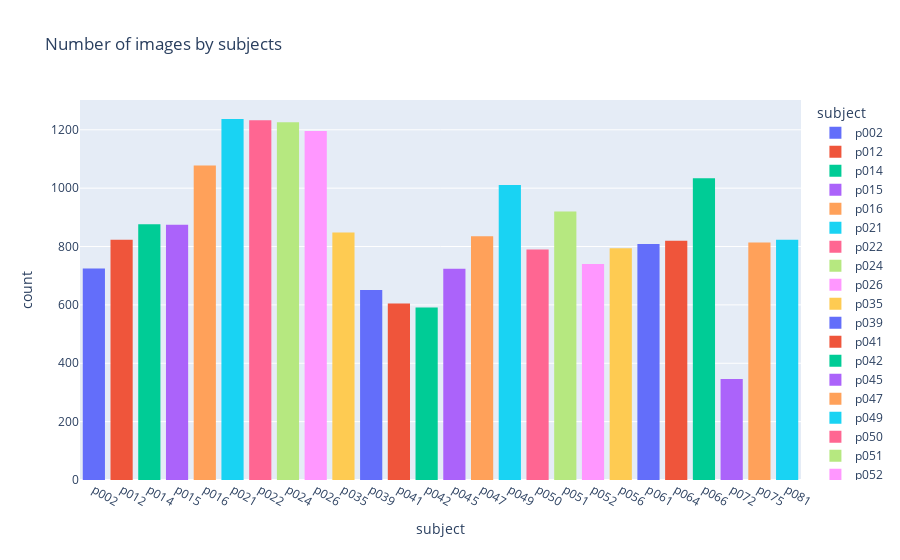

The notebook cell saved with this chart:
### Markdown cell above
Number of images per driver sorted by driver id.

### Code cell
# Histogram of number of images per driver
px.histogram(df, x="subject", color="subject", title="Number of images by subjects")

### Figure 1 — Plotly figure (JSON) as saved in the notebook; plotly's stock layout.template omitted (floating-point values rounded to 4 significant figures; data arrays with more than 128 entries replaced by an {"elided": "..."} marker saying what was removed)
{"data": [{"alignmentgroup": "True", "bingroup": "x", "hovertemplate": "subject=%{x}<br>count=%{y}<extra></extra>", "legendgroup": "p002", "marker": {"color": "#636efa", "pattern": {"shape": ""}}, "name": "p002", "offsetgroup": "p002", "orientation": "v", "showlegend": true, "type": "histogram", "x": {"elided": "725 str values"}, "xaxis": "x", "yaxis": "y"}, {"alignmentgroup": "True", "bingroup": "x", "hovertemplate": "subject=%{x}<br>count=%{y}<extra></extra>", "legendgroup": "p012", "marker": {"color": "#EF553B", "pattern": {"shape": ""}}, "name": "p012", "offsetgroup": "p012", "orientation": "v", "showlegend": true, "type": "histogram", "x": {"elided": "823 str values"}, "xaxis": "x", "yaxis": "y"}, {"alignmentgroup": "True", "bingroup": "x", "hovertemplate": "subject=%{x}<br>count=%{y}<extra></extra>", "legendgroup": "p014", "marker": {"color": "#00cc96", "pattern": {"shape": ""}}, "name": "p014", "offsetgroup": "p014", "orientation": "v", "showlegend": true, "type": "histogram", "x": {"elided": "876 str values"}, "xaxis": "x", "yaxis": "y"}, {"alignmentgroup": "True", "bingroup": "x", "hovertemplate": "subject=%{x}<br>count=%{y}<extra></extra>", "legendgroup": "p015", "marker": {"color": "#ab63fa", "pattern": {"shape": ""}}, "name": "p015", "offsetgroup": "p015", "orientation": "v", "showlegend": true, "type": "histogram", "x": {"elided": "875 str values"}, "xaxis": "x", "yaxis": "y"}, {"alignmentgroup": "True", "bingroup": "x", "hovertemplate": "subject=%{x}<br>count=%{y}<extra></extra>", "legendgroup": "p016", "marker": {"color": "#FFA15A", "pattern": {"shape": ""}}, "name": "p016", "offsetgroup": "p016", "orientation": "v", "showlegend": true, "type": "histogram", "x": {"elided": "1078 str values"}, "xaxis": "x", "yaxis": "y"}, {"alignmentgroup": "True", "bingroup": "x", "hovertemplate": "subject=%{x}<br>count=%{y}<extra></extra>", "legendgroup": "p021", "marker": {"color": "#19d3f3", "pattern": {"shape": ""}}, "name": "p021", "offsetgroup": "p021", "orientation": "v", "showlegend": true, "type": "histogram", "x": {"elided": "1237 str values"}, "xaxis": "x", "yaxis": "y"}, {"alignmentgroup": "True", "bingroup": "x", "hovertemplate": "subject=%{x}<br>count=%{y}<extra></extra>", "legendgroup": "p022", "marker": {"color": "#FF6692", "pattern": {"shape": ""}}, "name": "p022", "offsetgroup": "p022", "orientation": "v", "showlegend": true, "type": "histogram", "x": {"elided": "1233 str values"}, "xaxis": "x", "yaxis": "y"}, {"alignmentgroup": "True", "bingroup": "x", "hovertemplate": "subject=%{x}<br>count=%{y}<extra></extra>", "legendgroup": "p024", "marker": {"color": "#B6E880", "pattern": {"shape": ""}}, "name": "p024", "offsetgroup": "p024", "orientation": "v", "showlegend": true, "type": "histogram", "x": {"elided": "1226 str values"}, "xaxis": "x", "yaxis": "y"}, {"alignmentgroup": "True", "bingroup": "x", "hovertemplate": "subject=%{x}<br>count=%{y}<extra></extra>", "legendgroup": "p026", "marker": {"color": "#FF97FF", "pattern": {"shape": ""}}, "name": "p026", "offsetgroup": "p026", "orientation": "v", "showlegend": true, "type": "histogram", "x": {"elided": "1196 str values"}, "xaxis": "x", "yaxis": "y"}, {"alignmentgroup": "True", "bingroup": "x", "hovertemplate": "subject=%{x}<br>count=%{y}<extra></extra>", "legendgroup": "p035", "marker": {"color": "#FECB52", "pattern": {"shape": ""}}, "name": "p035", "offsetgroup": "p035", "orientation": "v", "showlegend": true, "type": "histogram", "x": {"elided": "848 str values"}, "xaxis": "x", "yaxis": "y"}, {"alignmentgroup": "True", "bingroup": "x", "hovertemplate": "subject=%{x}<br>count=%{y}<extra></extra>", "legendgroup": "p039", "marker": {"color": "#636efa", "pattern": {"shape": ""}}, "name": "p039", "offsetgroup": "p039", "orientation": "v", "showlegend": true, "type": "histogram", "x": {"elided": "651 str values"}, "xaxis": "x", "yaxis": "y"}, {"alignmentgroup": "True", "bingroup": "x", "hovertemplate": "subject=%{x}<br>count=%{y}<extra></extra>", "legendgroup": "p041", "marker": {"color": "#EF553B", "pattern": {"shape": ""}}, "name": "p041", "offsetgroup": "p041", "orientation": "v", "showlegend": true, "type": "histogram", "x": {"elided": "605 str values"}, "xaxis": "x", "yaxis": "y"}, {"alignmentgroup": "True", "bingroup": "x", "hovertemplate": "subject=%{x}<br>count=%{y}<extra></extra>", "legendgroup": "p042", "marker": {"color": "#00cc96", "pattern": {"shape": ""}}, "name": "p042", "offsetgroup": "p042", "orientation": "v", "showlegend": true, "type": "histogram", "x": {"elided": "591 str values"}, "xaxis": "x", "yaxis": "y"}, {"alignmentgroup": "True", "bingroup": "x", "hovertemplate": "subject=%{x}<br>count=%{y}<extra></extra>", "legendgroup": "p045", "marker": {"color": "#ab63fa", "pattern": {"shape": ""}}, "name": "p045", "offsetgroup": "p045", "orientation": "v", "showlegend": true, "type": "histogram", "x": {"elided": "724 str values"}, "xaxis": "x", "yaxis": "y"}, {"alignmentgroup": "True", "bingroup": "x", "hovertemplate": "subject=%{x}<br>count=%{y}<extra></extra>", "legendgroup": "p047", "marker": {"color": "#FFA15A", "pattern": {"shape": ""}}, "name": "p047", "offsetgroup": "p047", "orientation": "v", "showlegend": true, "type": "histogram", "x": {"elided": "835 str values"}, "xaxis": "x", "yaxis": "y"}, {"alignmentgroup": "True", "bingroup": "x", "hovertemplate": "subject=%{x}<br>count=%{y}<extra></extra>", "legendgroup": "p049", "marker": {"color": "#19d3f3", "pattern": {"shape": ""}}, "name": "p049", "offsetgroup": "p049", "orientation": "v", "showlegend": true, "type": "histogram", "x": {"elided": "1011 str values"}, "xaxis": "x", "yaxis": "y"}, {"alignmentgroup": "True", "bingroup": "x", "hovertemplate": "subject=%{x}<br>count=%{y}<extra></extra>", "legendgroup": "p050", "marker": {"color": "#FF6692", "pattern": {"shape": ""}}, "name": "p050", "offsetgroup": "p050", "orientation": "v", "showlegend": true, "type": "histogram", "x": {"elided": "790 str values"}, "xaxis": "x", "yaxis": "y"}, {"alignmentgroup": "True", "bingroup": "x", "hovertemplate": "subject=%{x}<br>count=%{y}<extra></extra>", "legendgroup": "p051", "marker": {"color": "#B6E880", "pattern": {"shape": ""}}, "name": "p051", "offsetgroup": "p051", "orientation": "v", "showlegend": true, "type": "histogram", "x": {"elided": "920 str values"}, "xaxis": "x", "yaxis": "y"}, {"alignmentgroup": "True", "bingroup": "x", "hovertemplate": "subject=%{x}<br>count=%{y}<extra></extra>", "legendgroup": "p052", "marker": {"color": "#FF97FF", "pattern": {"shape": ""}}, "name": "p052", "offsetgroup": "p052", "orientation": "v", "showlegend": true, "type": "histogram", "x": {"elided": "740 str values"}, "xaxis": "x", "yaxis": "y"}, {"alignmentgroup": "True", "bingroup": "x", "hovertemplate": "subject=%{x}<br>count=%{y}<extra></extra>", "legendgroup": "p056", "marker": {"color": "#FECB52", "pattern": {"shape": ""}}, "name": "p056", "offsetgroup": "p056", "orientation": "v", "showlegend": true, "type": "histogram", "x": {"elided": "794 str values"}, "xaxis": "x", "yaxis": "y"}, {"alignmentgroup": "True", "bingroup": "x", "hovertemplate": "subject=%{x}<br>count=%{y}<extra></extra>", "legendgroup": "p061", "marker": {"color": "#636efa", "pattern": {"shape": ""}}, "name": "p061", "offsetgroup": "p061", "orientation": "v", "showlegend": true, "type": "histogram", "x": {"elided": "809 str values"}, "xaxis": "x", "yaxis": "y"}, {"alignmentgroup": "True", "bingroup": "x", "hovertemplate": "subject=%{x}<br>count=%{y}<extra></extra>", "legendgroup": "p064", "marker": {"color": "#EF553B", "pattern": {"shape": ""}}, "name": "p064", "offsetgroup": "p064", "orientation": "v", "showlegend": true, "type": "histogram", "x": {"elided": "820 str values"}, "xaxis": "x", "yaxis": "y"}, {"alignmentgroup": "True", "bingroup": "x", "hovertemplate": "subject=%{x}<br>count=%{y}<extra></extra>", "legendgroup": "p066", "marker": {"color": "#00cc96", "pattern": {"shape": ""}}, "name": "p066", "offsetgroup": "p066", "orientation": "v", "showlegend": true, "type": "histogram", "x": {"elided": "1034 str values"}, "xaxis": "x", "yaxis": "y"}, {"alignmentgroup": "True", "bingroup": "x", "hovertemplate": "subject=%{x}<br>count=%{y}<extra></extra>", "legendgroup": "p072", "marker": {"color": "#ab63fa", "pattern": {"shape": ""}}, "name": "p072", "offsetgroup": "p072", "orientation": "v", "showlegend": true, "type": "histogram", "x": {"elided": "346 str values"}, "xaxis": "x", "yaxis": "y"}, {"alignmentgroup": "True", "bingroup": "x", "hovertemplate": "subject=%{x}<br>count=%{y}<extra></extra>", "legendgroup": "p075", "marker": {"color": "#FFA15A", "pattern": {"shape": ""}}, "name": "p075", "offsetgroup": "p075", "orientation": "v", "showlegend": true, "type": "histogram", "x": {"elided": "814 str values"}, "xaxis": "x", "yaxis": "y"}, {"alignmentgroup": "True", "bingroup": "x", "hovertemplate": "subject=%{x}<br>count=%{y}<extra></extra>", "legendgroup": "p081", "marker": {"color": "#19d3f3", "pattern": {"shape": ""}}, "name": "p081", "offsetgroup": "p081", "orientation": "v", "showlegend": true, "type": "histogram", "x": {"elided": "823 str values"}, "xaxis": "x", "yaxis": "y"}], "layout": {"barmode": "relative", "legend": {"title": {"text": "subject"}, "tracegroupgap": 0}, "title": {"text": "Number of images by subjects"}, "xaxis": {"anchor": "y", "categoryarray": ["p002", "p012", "p014", "p015", "p016", "p021", "p022", "p024", "p026", "p035", "p039", "p041", "p042", "p045", "p047", "p049", "p050", "p051", "p052", "p056", "p061", "p064", "p066", "p072", "p075", "p081"], "categoryorder": "array", "domain": [0, 1], "title": {"text": "subject"}}, "yaxis": {"anchor": "x", "domain": [0, 1], "title": {"text": "count"}}}}
